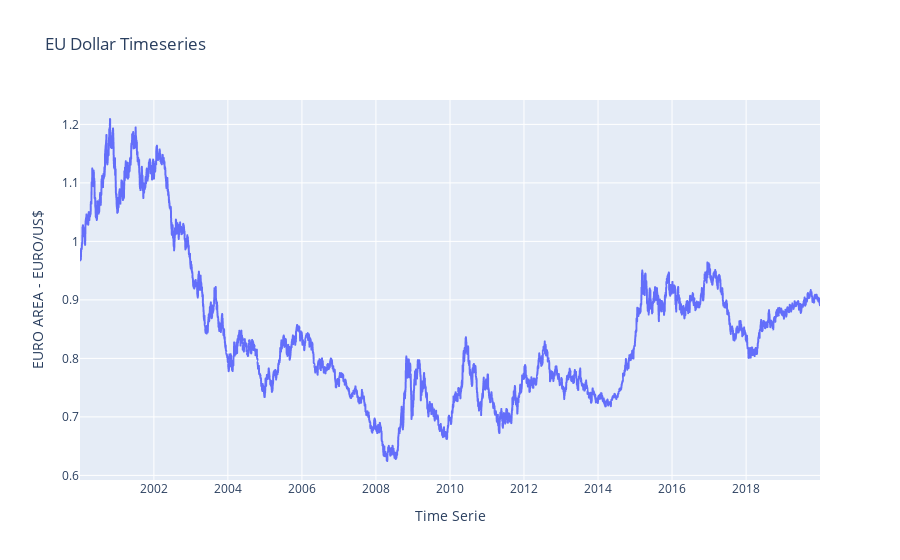

Source (notebook cell):
### Code cell
# EU Chart

# retrieve only the first day of the month record
eu_raw = mod_df[['Time Serie','EURO AREA - EURO/US$']]
# scatter plot showing average price and number of reviews
fig = px.line(eu_raw, 
                 x= eu_raw['Time Serie'],
                 y=eu_raw['EURO AREA - EURO/US$'], 
                 title = "EU Dollar Timeseries")
fig.show()

### Figure 1 — Plotly figure (JSON) as saved in the notebook; plotly's stock layout.template omitted (floating-point values rounded to 4 significant figures; data arrays with more than 128 entries replaced by an {"elided": "..."} marker saying what was removed)
{"data": [{"hoverlabel": {"namelength": 0}, "hovertemplate": "Time Serie=%{x}<br>EURO AREA - EURO/US$=%{y}", "legendgroup": "", "line": {"color": "#636efa", "dash": "solid"}, "mode": "lines", "name": "", "showlegend": false, "type": "scattergl", "x": {"elided": "5019 str values"}, "xaxis": "x", "y": {"elided": "5019 str values"}, "yaxis": "y"}], "layout": {"legend": {"tracegroupgap": 0}, "title": {"text": "EU Dollar Timeseries"}, "xaxis": {"anchor": "y", "domain": [0, 1], "title": {"text": "Time Serie"}}, "yaxis": {"anchor": "x", "domain": [0, 1], "title": {"text": "EURO AREA - EURO/US$"}}}}
